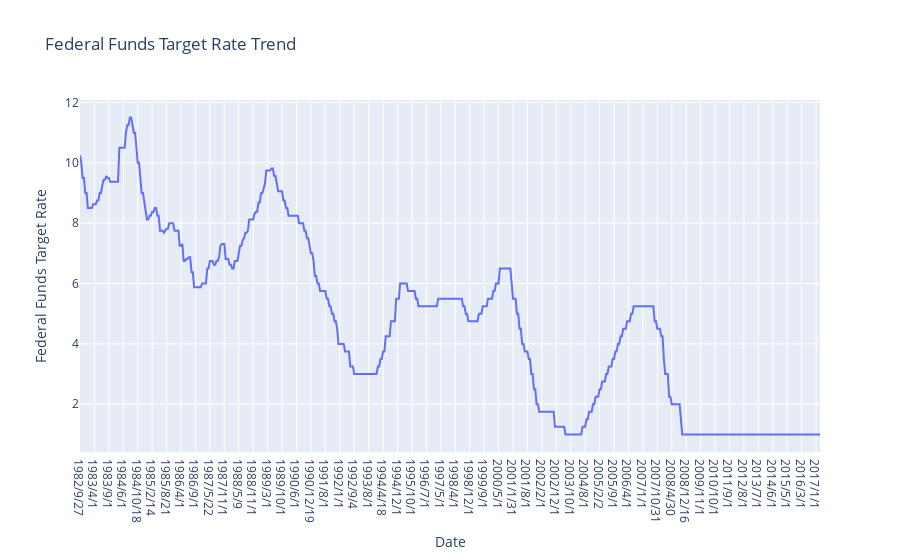

The code cell stored with this chart in its notebook:
### Markdown cell above
# Line chart in plotly

### Code cell
import plotly.express as px

fig = px.line(data_rmna, x="Date", y="Federal Funds Target Rate", title='Federal Funds Target Rate Trend')
fig.show()

### Figure 1 — Plotly figure (JSON) as saved in the notebook; plotly's stock layout.template omitted (floating-point values rounded to 4 significant figures; data arrays with more than 128 entries replaced by an {"elided": "..."} marker saying what was removed)
{"data": [{"hovertemplate": "Date=%{x}<br>Federal Funds Target Rate=%{y}<extra></extra>", "legendgroup": "", "line": {"color": "#636efa", "dash": "solid"}, "marker": {"symbol": "circle"}, "mode": "lines", "name": "", "orientation": "v", "showlegend": false, "type": "scatter", "x": {"elided": "565 str values"}, "xaxis": "x", "y": {"elided": "565 float values"}, "yaxis": "y"}], "layout": {"legend": {"tracegroupgap": 0}, "title": {"text": "Federal Funds Target Rate Trend"}, "xaxis": {"anchor": "y", "domain": [0, 1], "title": {"text": "Date"}}, "yaxis": {"anchor": "x", "domain": [0, 1], "title": {"text": "Federal Funds Target Rate"}}}}
